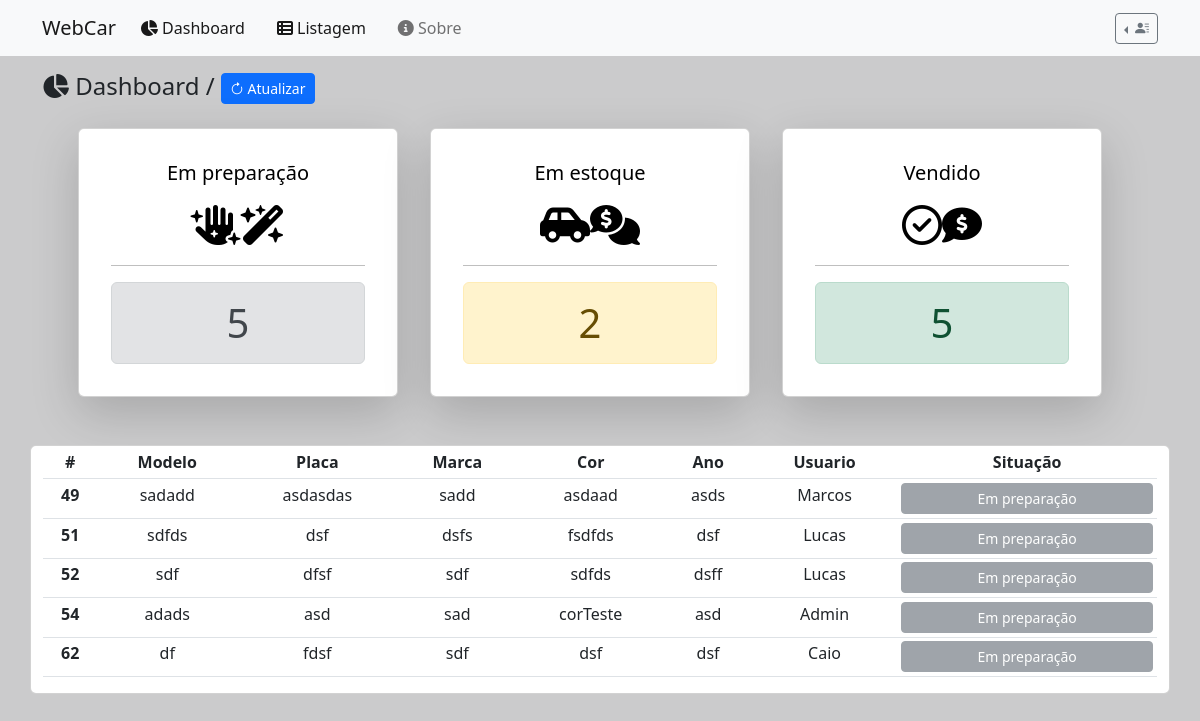
Screenshot of /dashboard.php?consulta=empreparacao (signed in) with the database file from the repository.
### tables this page shows
CREATE TABLE `carros` (
  `id` int(11) NOT NULL,
  `modelo` varchar(20) DEFAULT NULL,
  `placa` varchar(20) DEFAULT NULL,
  `marca` varchar(15) DEFAULT NULL,
  `cor` varchar(10) DEFAULT NULL,
  `ano` varchar(4) DEFAULT NULL,
  `login` varchar(20) NOT NULL,
  `situacao` varchar(20) NOT NULL
);

### dashboard.php (the view, shortened to what this page needs)
<!DOCTYPE html>
<html lang="pt-br">
    <head>
        <?php include 'inc/header.php' ?>
    </head>
<body style="background-color: #CBCBCC;">
    <?php include 'inc/nav.php' ?>
    <div class="container mt-3">
        <div class="row my-2 fadeIn">
            <div class="col-md">
                <h4>
                    <i class="fa-solid fa-chart-pie"></i>
                    Dashboard /
                    <?php
                    if($_SESSION['grupo_usuario'] == 1){ ?>
                    <a href="dashboard.php" class="btn btn-primary btn-sm">
                    <i class="bi bi-arrow-clockwise"></i>
                    Atualizar
                    </a>
                    <?php } ?>
                </h4>
            </div>
            <?php include 'controler/conexaoSql.php';
            $vendido = 0;
            $emPreparacao = 0;
            $emEstoque = 0;
            $consulta = $pdo->query("SELECT * FROM carros;");
            while ($linha = $consulta->fetch(PDO::FETCH_ASSOC)) {
                if($linha['situacao'] == 'em preparacao'){
                    $emPreparacao += 1;
                }
                if($linha['situacao'] == 'em estoque'){
                    $emEstoque += 1;
                }
                if($linha['situacao'] == 'vendido'){
                    $vendido += 1;
                }
            }
            ?>
            <div class="row animate slideIn" id="teste">
                    <a style="text-decoration: none; color: black; width: 20rem;" href="dashboard.php?consulta=empreparacao" class="card col-md-4 mx-3 ms-5 shadow-lg p-3 mb-5 bg-body">
                        <div class="card-body">
                            <h5 class="card-title text-center">Em preparação</h5>
                            <h1 class="card-subtitle mb-2 text-center my-3"><i class="fa-solid fa-hand-sparkles"><i class="fa-solid fa-wand-magic-sparkles"></i></i></h1>
                            <hr class="hr hr-blurry" />
                            <h1 class="card-text text-center alert alert-secondary " role="alert"><?php print_r($emPreparacao) ?></h1>
                        </div>
                    </a>
                    <a style="text-decoration: none; color: black; width: 20rem;" href="dashboard.php?consulta=emestoque" class="card col-md-4 mx-3 shadow-lg p-3 mb-5 bg-body rounded">
                        <div class="card-body">
                            <h5 class="card-title text-center">Em estoque</h5>
                            <h1 class="card-subtitle mb-2 text-center my-3"><i class="fa-solid fa-car-side"><i class="fa-solid fa-comments-dollar"></i></i></h1>
                            <hr class="hr hr-blurry">
                            <h1 class="card-text text-center alert alert-warning " role="alert"><?php print_r($emEstoque) ?></h1>
                        </div>
                    </a>
                    <a style="text-decoration: none; color: black; width: 20rem;" href="dashboard.php?consulta=vendido" class="card col-md-4 mx-3 shadow-lg p-3 mb-5 bg-body rounded">
                        <div class="card-body">
                            <h5 class="card-title text-center">Vendido</h5>
                            <h1 class="card-subtitle mb-2 text-center my-3"><i class="fa-regular fa-circle-check"></i><i class="fa-solid fa-comment-dollar"></i></i></h1>
                            <hr class="hr hr-blurry" />
                            <h1 class="card-text text-center alert alert-success" role="alert"><?php print_r($vendido) ?></h1>
                        </div>
                    </a>
            </div>
           <?php
                if(isset($_GET['consulta']) && $_GET['consulta'] == 'empreparacao'){ ?>
                    <div class="card animate slideIn mb-5">
                        <table class="table table-sm">
                            <thead>
                                <tr class="text-center">
                                <th scope="col">#</th>
                                <th scope="col">Modelo</th>
                                <th scope="col">Placa</th>
                                <th scope="col">Marca</th>
                                <th scope="col">Cor</th>
                                <th scope="col">Ano</th>
                                <th scope="col">Usuario</th>
                                <th scope="col">Situação</th>
                                </tr>
                            </thead>
                            <tbody>
                                <?php
                            include 'controler/conexaoSql.php';
                            $consulta = $pdo->query("SELECT * FROM carros;");
                            while ($linha = $consulta->fetch(PDO::FETCH_ASSOC)) {
                                if($linha['situacao'] == 'em preparacao'){
                                    ?>
                                <tr class="text-center">
                                    <th scope="row"><?php echo $linha['id'] ?></th>
                                    <td><?php echo $linha['modelo'] ?></td>
                                    <td><?php echo $linha['placa'] ?></td>
                                    <td><?php echo $linha['marca'] ?></td>
                                    <td><?php echo $linha['cor'] ?></td>
                                    <td><?php echo $linha['ano'] ?></td>
                                    <td><?php echo ucfirst($linha['login']) ?></td>
                                    <td>
                                        <div>
                                            <button class="btn btn-secondary btn-sm disabled container" type="button">
                                                Em preparação
                                            </button>
                                        </div>
                                    </td>
                                <tr>
                                <?php } ?>
                            <?php } ?>
                            </tbody>
                        </table>
                    </div>
                <?php } ?>
        </div>
    </div>
</body>

### inc/header.php (shortened to what this page needs)
<link rel="stylesheet" href="css/normalize.css">
<link rel="stylesheet" href="css/bootstrap.min.css">
<link rel="stylesheet" href="https://cdn.jsdelivr.net/npm/bootstrap-icons@1.9.1/font/bootstrap-icons.css">
<link href="https://cdn.jsdelivr.net/npm/bootstrap@5.2.2/dist/css/bootstrap.min.css" rel="stylesheet">
<link rel="stylesheet" href="css/main.css">
<link rel="stylesheet" href="css/animate.css">

### inc/nav.php (shortened to what this page needs)
<nav class="navbar navbar-expand-lg bg-light fadeIn" id="nav">
    <div class="container">
        <?php if($_SESSION['grupo_usuario'] == 1){ ?>
        <a class="navbar-brand me-3" href="dashboard.php">
            WebCar
        </a>
        <?php } ?>
        <div class="collapse navbar-collapse" id="navbarSupportedContent">
            <ul class="navbar-nav me-auto mb-2 mb-lg-0">
                <?php
                    if($_SESSION['grupo_usuario'] == 1){
                ?>
                    <li class="nav-item me-3">
                        <a class="nav-link active" aria-current="page" href="dashboard.php"><i class="fa-solid fa-chart-pie"></i> Dashboard</a>
                    </li>
                <?php
                    }
                ?>
                <li class="nav-item me-3">
                    <a class="nav-link active" aria-current="page" href="listagem.php"><i class="fa-solid fa-table-list"></i> Listagem</a>
                </li>
                <li class="nav-item me-3">
                    <a class="nav-link" href="#" data-bs-toggle="modal" data-bs-target="#sobre"><i class="fa-solid fa-circle-info"></i> Sobre</a>
                </li>
            </ul>
            <form class="d-flex">
                <div style="z-index: 99999;" class="dropdown position relative dropstart" id="dropdown">
                <button class="btn btn-outline-secondary btn-sm dropdown-toggle" type="button" data-bs-toggle="dropdown" aria-expanded="false">
                 <i class="bi bi-person-lines-fill"> </i><?php print_r(ucfirst($_SESSION['login'])); ?>
                </button>
                </div>
            </form>
        </div>
    </div>
</nav>

### css/main.css (style rules this page uses)
body { background-color: #f1f1f1; }
@media (min-width: 992px) { .animate { animation-duration: 0.3s; -webkit-animation-duration: 0.3s; animation-fill-mode: both; -webkit-animation-fill-mode: both; } }
.slideIn { -webkit-animation-name: slideIn; animation-name: slideIn; }
.fadeIn { animation: fadeInAnimation ease 1s; animation-iteration-count: 1; animation-fill-mode: forwards; }
#nav { position: relative; z-index: 2; }

### rows the page displays
carros: id "49", modelo "sadadd", placa "asdasdas", marca "sadd", cor "asdaad", ano "asds", login "Marcos"
carros: id "51", modelo "sdfds", placa "dsf", marca "dsfs", cor "fsdfds", ano "dsf", login "Lucas"
carros: id "52", modelo "sdf", placa "dfsf", marca "sdf", cor "sdfds", ano "dsff", login "Lucas"
carros: id "54", modelo "adads", placa "asd", marca "sad", cor "corTeste", ano "asd", login "Admin"
carros: id "62", modelo "df", placa "fdsf", marca "sdf", cor "dsf", ano "dsf", login "Caio"
